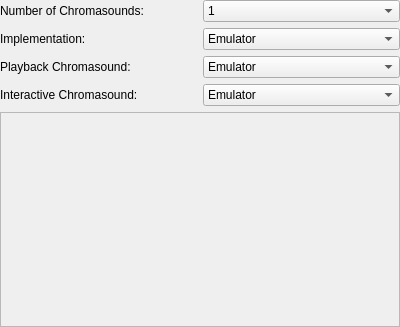
<?xml version="1.0" encoding="UTF-8"?>
<ui version="4.0">
 <class>ChromasoundLayoutWidget</class>
 <widget class="QWidget" name="ChromasoundLayoutWidget">
  <property name="geometry">
   <rect>
    <x>0</x>
    <y>0</y>
    <width>400</width>
    <height>327</height>
   </rect>
  </property>
  <property name="windowTitle">
   <string>Form</string>
  </property>
  <layout class="QGridLayout" name="gridLayout">
   <property name="leftMargin">
    <number>0</number>
   </property>
   <property name="topMargin">
    <number>0</number>
   </property>
   <property name="rightMargin">
    <number>0</number>
   </property>
   <property name="bottomMargin">
    <number>0</number>
   </property>
   <item row="0" column="0">
    <widget class="QLabel" name="numberOfLabel">
     <property name="text">
      <string>Number of Chromasounds:</string>
     </property>
    </widget>
   </item>
   <item row="0" column="1">
    <widget class="QComboBox" name="numberOfComboBox">
     <item>
      <property name="text">
       <string>1</string>
      </property>
     </item>
     <item>
      <property name="text">
       <string>2</string>
      </property>
     </item>
    </widget>
   </item>
   <item row="1" column="0">
    <widget class="QLabel" name="implementationLabel">
     <property name="text">
      <string>Implementation:</string>
     </property>
    </widget>
   </item>
   <item row="1" column="1">
    <widget class="QComboBox" name="implementationComboBox">
     <item>
      <property name="text">
       <string>Emulator</string>
      </property>
     </item>
     <item>
      <property name="text">
       <string>Chromasound Direct</string>
      </property>
     </item>
    </widget>
   </item>
   <item row="2" column="0">
    <widget class="QLabel" name="playbackLabel">
     <property name="text">
      <string>Playback Chromasound:</string>
     </property>
    </widget>
   </item>
   <item row="2" column="1">
    <widget class="QComboBox" name="playbackComboBox">
     <item>
      <property name="text">
       <string>Emulator</string>
      </property>
     </item>
     <item>
      <property name="text">
       <string>Chromasound Direct</string>
      </property>
     </item>
    </widget>
   </item>
   <item row="3" column="0">
    <widget class="QLabel" name="interactiveLabel">
     <property name="text">
      <string>Interactive Chromasound:</string>
     </property>
    </widget>
   </item>
   <item row="3" column="1">
    <widget class="QComboBox" name="interactiveComboBox">
     <item>
      <property name="text">
       <string>Emulator</string>
      </property>
     </item>
     <item>
      <property name="text">
       <string>Chromasound Direct</string>
      </property>
     </item>
    </widget>
   </item>
   <item row="4" column="0" colspan="2">
    <widget class="QFrame" name="frame">
     <property name="frameShape">
      <enum>QFrame::StyledPanel</enum>
     </property>
     <property name="frameShadow">
      <enum>QFrame::Raised</enum>
     </property>
     <layout class="QGridLayout" name="gridLayout_2">
      <item row="0" column="0">
       <widget class="QLabel" name="infoLabel">
        <property name="text">
         <string/>
        </property>
        <property name="textFormat">
         <enum>Qt::RichText</enum>
        </property>
        <property name="alignment">
         <set>Qt::AlignLeading|Qt::AlignLeft|Qt::AlignTop</set>
        </property>
        <property name="wordWrap">
         <bool>true</bool>
        </property>
       </widget>
      </item>
     </layout>
    </widget>
   </item>
  </layout>
 </widget>
 <resources/>
 <connections/>
</ui>
